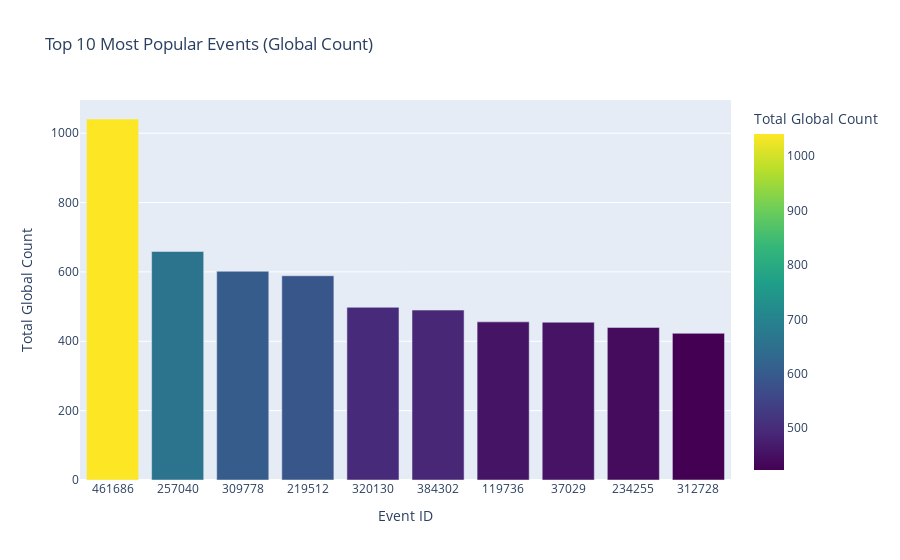
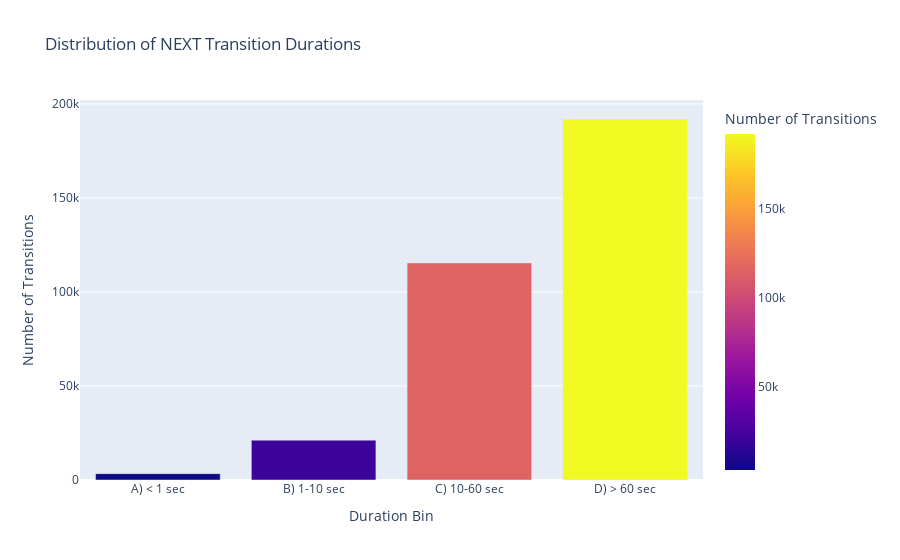
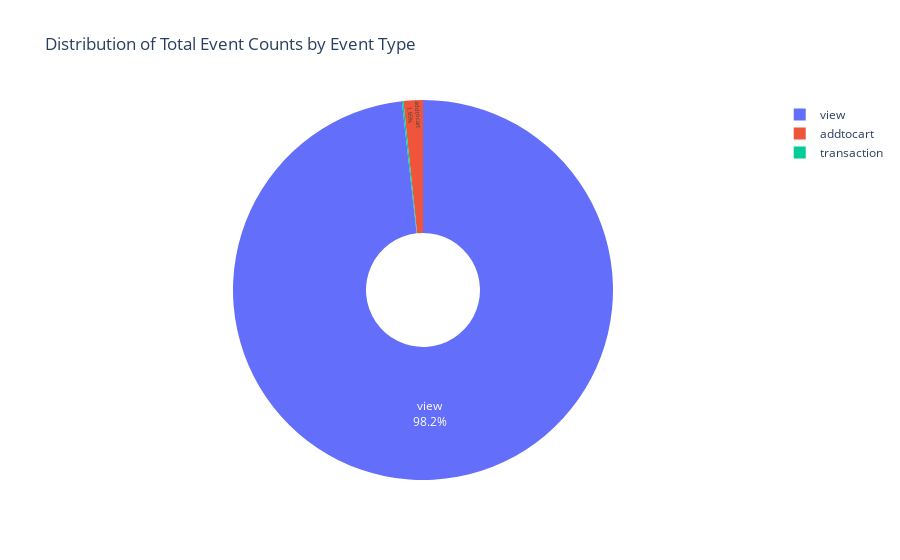
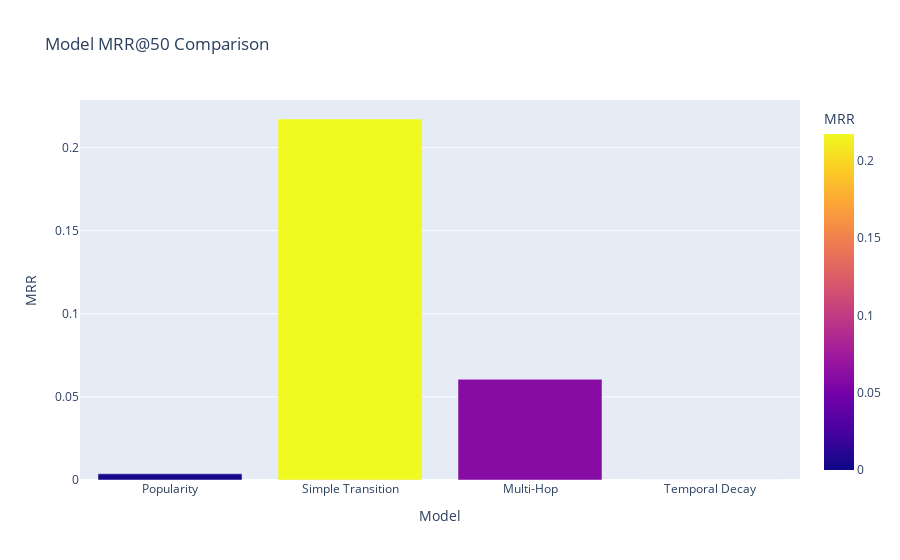

Notebook code for these charts, in order:
### Markdown cell above
### dashboard implementation

### Code cell
# --- 1. SETUP AND DATA EXTRACTION FOR DASHBOARD ---

import plotly.express as px
import pandas as pd
from collections import defaultdict
print("Plotly, Pandas, and defaultdict are available.")


# --- Helper Function to Run Cypher Queries ---
def run_cypher_query(driver, query):
    with driver.session() as session:
        result = session.run(query)
        # Convert results to a list of dictionaries for easy plotting
        return [r.data() for r in result]

driver = get_driver()

# --- Data Extraction Queries (Define the Variables) ---

# 1. Top 10 Most Popular Events
print("\n--- Extracting Top 10 Most Popular Events ---")
query_top_events = """
MATCH (e:Event)
RETURN e.id AS eventId, e.global_count AS count
ORDER BY count DESC
LIMIT 10
"""
top_events_data = run_cypher_query(driver, query_top_events)
print(f"Extracted {len(top_events_data)} top events.")


# 2. Average Duration of Transitions (Distribution)
print("\n--- Extracting Average Transition Duration Distribution ---")
query_avg_duration_distribution = """
MATCH ()-[r:NEXT]->()
RETURN 
    CASE 
        WHEN r.avg_duration_ms < 1000 THEN 'A) < 1 sec'
        WHEN r.avg_duration_ms < 10000 THEN 'B) 1-10 sec'
        WHEN r.avg_duration_ms < 60000 THEN 'C) 10-60 sec'
        ELSE 'D) > 60 sec'
    END AS duration_bin, 
    count(r) AS num_transitions
ORDER BY duration_bin
"""
duration_data = run_cypher_query(driver, query_avg_duration_distribution)
print(f"Extracted {len(duration_data)} duration bins.")


# 3. Event Type Popularity
print("\n--- Extracting Event Type Popularity ---")
query_event_type_counts = """
MATCH (e:Event)
WHERE e.type IS NOT NULL
RETURN e.type AS eventType, sum(e.global_count) AS totalCount
ORDER BY totalCount DESC
"""
event_type_data = run_cypher_query(driver, query_event_type_counts)
print(f"Extracted {len(event_type_data)} event types.")

driver.close()

# --- 2. VISUALIZATIONS ---

df_top_events = pd.DataFrame(top_events_data)
df_duration = pd.DataFrame(duration_data)
df_event_type = pd.DataFrame(event_type_data)


# 1. Top 10 Most Popular Events (Bar Chart)
print("\nGenerating Top 10 Events Bar Chart...")
fig_events = px.bar(
    df_top_events, 
    x='eventId', 
    y='count', 
    title='Top 10 Most Popular Events (Global Count)',
    labels={'eventId': 'Event ID', 'count': 'Total Global Count'},
    color='count',
    color_continuous_scale=px.colors.sequential.Viridis
)
fig_events.show()


# 2. Average Transition Duration Distribution (Bar Chart)
print("\nGenerating Transition Duration Distribution...")
fig_duration = px.bar(
    df_duration, 
    x='duration_bin', 
    y='num_transitions', 
    title='Distribution of NEXT Transition Durations',
    labels={'duration_bin': 'Duration Bin', 'num_transitions': 'Number of Transitions'},
    color='num_transitions',
    category_orders={"duration_bin": ["A) < 1 sec", "B) 1-10 sec", "C) 10-60 sec", "D) > 60 sec"]}
)
fig_duration.show()


# 3. Event Type Popularity (Pie Chart)
print("\nGenerating Event Type Popularity Pie Chart...")
fig_type = px.pie(
    df_event_type, 
    values='totalCount', 
    names='eventType', 
    title='Distribution of Total Event Counts by Event Type',
    hole=.3
)
fig_type.update_traces(textposition='inside', textinfo='percent+label')
fig_type.show()


# 4. Model Performance Comparison (Bar Chart)
df_mrr = pd.DataFrame({
    'Model': ['Popularity', 'Simple Transition', 'Multi-Hop', 'Temporal Decay'],
    'MRR': [mrr_popularity, mrr_transition, mrr_multi_hop, mrr_temporal]
})
print("\nGenerating Model Performance Comparison...")
fig_mrr = px.bar(
    df_mrr,
    x='Model',
    y='MRR',
    title=f'Model MRR@{topk_limit} Comparison',
    color='MRR',
    color_continuous_scale=px.colors.sequential.Plasma
)
fig_mrr.show()

### Figure 1 — Plotly figure (JSON) as saved in the notebook; plotly's stock layout.template omitted (floating-point values rounded to 4 significant figures)
{"data": [{"hovertemplate": "Event ID=%{x}<br>Total Global Count=%{marker.color}<extra></extra>", "legendgroup": "", "marker": {"color": [1041, 659, 602, 589, 498, 490, 456, 455, 440, 423], "coloraxis": "coloraxis", "pattern": {"shape": ""}}, "name": "", "orientation": "v", "showlegend": false, "textposition": "auto", "type": "bar", "x": ["461686", "257040", "309778", "219512", "320130", "384302", "119736", "37029", "234255", "312728"], "xaxis": "x", "y": [1041, 659, 602, 589, 498, 490, 456, 455, 440, 423], "yaxis": "y"}], "layout": {"barmode": "relative", "coloraxis": {"colorbar": {"title": {"text": "Total Global Count"}}, "colorscale": [[0, "#440154"], [0.1111, "#482878"], [0.2222, "#3e4989"], [0.3333, "#31688e"], [0.4444, "#26828e"], [0.5556, "#1f9e89"], [0.6667, "#35b779"], [0.7778, "#6ece58"], [0.8889, "#b5de2b"], [1, "#fde725"]]}, "legend": {"tracegroupgap": 0}, "title": {"text": "Top 10 Most Popular Events (Global Count)"}, "xaxis": {"anchor": "y", "domain": [0, 1], "title": {"text": "Event ID"}}, "yaxis": {"anchor": "x", "domain": [0, 1], "title": {"text": "Total Global Count"}}}}

### Figure 2 — Plotly figure (JSON) as saved in the notebook; plotly's stock layout.template omitted (floating-point values rounded to 4 significant figures)
{"data": [{"hovertemplate": "Duration Bin=%{x}<br>Number of Transitions=%{marker.color}<extra></extra>", "legendgroup": "", "marker": {"color": [3371, 21194, 115443, 191957], "coloraxis": "coloraxis", "pattern": {"shape": ""}}, "name": "", "orientation": "v", "showlegend": false, "textposition": "auto", "type": "bar", "x": ["A) < 1 sec", "B) 1-10 sec", "C) 10-60 sec", "D) > 60 sec"], "xaxis": "x", "y": [3371, 21194, 115443, 191957], "yaxis": "y"}], "layout": {"barmode": "relative", "coloraxis": {"colorbar": {"title": {"text": "Number of Transitions"}}, "colorscale": [[0, "#0d0887"], [0.1111, "#46039f"], [0.2222, "#7201a8"], [0.3333, "#9c179e"], [0.4444, "#bd3786"], [0.5556, "#d8576b"], [0.6667, "#ed7953"], [0.7778, "#fb9f3a"], [0.8889, "#fdca26"], [1, "#f0f921"]]}, "legend": {"tracegroupgap": 0}, "title": {"text": "Distribution of NEXT Transition Durations"}, "xaxis": {"anchor": "y", "categoryarray": ["A) < 1 sec", "B) 1-10 sec", "C) 10-60 sec", "D) > 60 sec"], "categoryorder": "array", "domain": [0, 1], "title": {"text": "Duration Bin"}}, "yaxis": {"anchor": "x", "domain": [0, 1], "title": {"text": "Number of Transitions"}}}}

### Figure 3 — Plotly figure (JSON) as saved in the notebook; plotly's stock layout.template omitted (floating-point values rounded to 4 significant figures)
{"data": [{"domain": {"x": [0, 1], "y": [0, 1]}, "hole": 0.3, "hovertemplate": "eventType=%{label}<br>totalCount=%{value}<extra></extra>", "labels": ["view", "addtocart", "transaction"], "legendgroup": "", "name": "", "showlegend": true, "textinfo": "percent+label", "textposition": "inside", "type": "pie", "values": [682726, 11472, 881]}], "layout": {"legend": {"tracegroupgap": 0}, "title": {"text": "Distribution of Total Event Counts by Event Type"}}}

### Figure 4 — Plotly figure (JSON) as saved in the notebook; plotly's stock layout.template omitted (floating-point values rounded to 4 significant figures)
{"data": [{"hovertemplate": "Model=%{x}<br>MRR=%{marker.color}<extra></extra>", "legendgroup": "", "marker": {"color": [0.003708, 0.2172, 0.06061, 0.0], "coloraxis": "coloraxis", "pattern": {"shape": ""}}, "name": "", "orientation": "v", "showlegend": false, "textposition": "auto", "type": "bar", "x": ["Popularity", "Simple Transition", "Multi-Hop", "Temporal Decay"], "xaxis": "x", "y": [0.003708, 0.2172, 0.06061, 0.0], "yaxis": "y"}], "layout": {"barmode": "relative", "coloraxis": {"colorbar": {"title": {"text": "MRR"}}, "colorscale": [[0, "#0d0887"], [0.1111, "#46039f"], [0.2222, "#7201a8"], [0.3333, "#9c179e"], [0.4444, "#bd3786"], [0.5556, "#d8576b"], [0.6667, "#ed7953"], [0.7778, "#fb9f3a"], [0.8889, "#fdca26"], [1, "#f0f921"]]}, "legend": {"tracegroupgap": 0}, "title": {"text": "Model MRR@50 Comparison"}, "xaxis": {"anchor": "y", "domain": [0, 1], "title": {"text": "Model"}}, "yaxis": {"anchor": "x", "domain": [0, 1], "title": {"text": "MRR"}}}}
